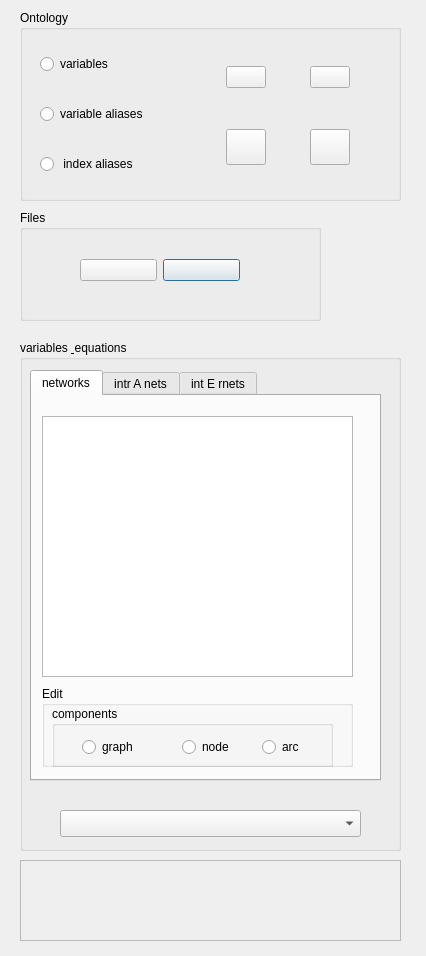
<?xml version="1.0" encoding="UTF-8"?>
<ui version="4.0">
 <class>OntologyDesigner</class>
 <widget class="QDialog" name="OntologyDesigner">
  <property name="geometry">
   <rect>
    <x>0</x>
    <y>0</y>
    <width>426</width>
    <height>956</height>
   </rect>
  </property>
  <property name="windowTitle">
   <string>ProMo Equation Editor</string>
  </property>
  <widget class="QGroupBox" name="groupVariables">
   <property name="geometry">
    <rect>
     <x>20</x>
     <y>340</y>
     <width>381</width>
     <height>511</height>
    </rect>
   </property>
   <property name="title">
    <string>variables &amp; equations</string>
   </property>
   <widget class="QTabWidget" name="tabWidget">
    <property name="geometry">
     <rect>
      <x>10</x>
      <y>30</y>
      <width>351</width>
      <height>411</height>
     </rect>
    </property>
    <property name="currentIndex">
     <number>0</number>
    </property>
    <widget class="QWidget" name="tab_networks">
     <attribute name="title">
      <string>networks</string>
     </attribute>
     <widget class="QTreeWidget" name="treeWidget">
      <property name="geometry">
       <rect>
        <x>10</x>
        <y>20</y>
        <width>311</width>
        <height>261</height>
       </rect>
      </property>
      <attribute name="headerVisible">
       <bool>false</bool>
      </attribute>
      <column>
       <property name="text">
        <string notr="true">1</string>
       </property>
      </column>
     </widget>
     <widget class="QGroupBox" name="groupEdit">
      <property name="geometry">
       <rect>
        <x>10</x>
        <y>290</y>
        <width>311</width>
        <height>81</height>
       </rect>
      </property>
      <property name="title">
       <string>Edit</string>
      </property>
      <widget class="QGroupBox" name="groupBoxComponents">
       <property name="geometry">
        <rect>
         <x>10</x>
         <y>20</y>
         <width>281</width>
         <height>61</height>
        </rect>
       </property>
       <property name="title">
        <string>components</string>
       </property>
       <widget class="QRadioButton" name="radioArc">
        <property name="geometry">
         <rect>
          <x>210</x>
          <y>30</y>
          <width>61</width>
          <height>22</height>
         </rect>
        </property>
        <property name="toolTip">
         <string>select to edit variables</string>
        </property>
        <property name="text">
         <string>arc</string>
        </property>
       </widget>
       <widget class="QRadioButton" name="radioNode">
        <property name="geometry">
         <rect>
          <x>130</x>
          <y>30</y>
          <width>71</width>
          <height>22</height>
         </rect>
        </property>
        <property name="toolTip">
         <string>select to edit variables</string>
        </property>
        <property name="text">
         <string>node</string>
        </property>
       </widget>
       <widget class="QRadioButton" name="radioGraph">
        <property name="geometry">
         <rect>
          <x>30</x>
          <y>30</y>
          <width>71</width>
          <height>22</height>
         </rect>
        </property>
        <property name="toolTip">
         <string>select to edit variables</string>
        </property>
        <property name="text">
         <string>graph</string>
        </property>
       </widget>
      </widget>
     </widget>
    </widget>
    <widget class="QWidget" name="tab_intranets">
     <attribute name="title">
      <string>intr A nets</string>
     </attribute>
     <widget class="QComboBox" name="combo_IntraConnectionNetwork">
      <property name="geometry">
       <rect>
        <x>30</x>
        <y>50</y>
        <width>289</width>
        <height>27</height>
       </rect>
      </property>
     </widget>
    </widget>
    <widget class="QWidget" name="tab_internets">
     <attribute name="title">
      <string>int E rnets</string>
     </attribute>
     <widget class="QComboBox" name="combo_InterConnectionNetwork">
      <property name="geometry">
       <rect>
        <x>30</x>
        <y>50</y>
        <width>289</width>
        <height>27</height>
       </rect>
      </property>
     </widget>
    </widget>
   </widget>
   <widget class="QComboBox" name="combo_EditVariableTypes">
    <property name="geometry">
     <rect>
      <x>40</x>
      <y>470</y>
      <width>301</width>
      <height>27</height>
     </rect>
    </property>
   </widget>
  </widget>
  <widget class="QGroupBox" name="groupOntology">
   <property name="geometry">
    <rect>
     <x>20</x>
     <y>10</y>
     <width>381</width>
     <height>191</height>
    </rect>
   </property>
   <property name="title">
    <string>Ontology</string>
   </property>
   <widget class="QWidget" name="layoutWidget">
    <property name="geometry">
     <rect>
      <x>20</x>
      <y>20</y>
      <width>348</width>
      <height>171</height>
     </rect>
    </property>
    <layout class="QHBoxLayout" name="horizontalLayout">
     <item>
      <layout class="QVBoxLayout" name="verticalLayout">
       <item>
        <widget class="QRadioButton" name="radioVariables">
         <property name="toolTip">
          <string>select to edit variables</string>
         </property>
         <property name="text">
          <string>variables</string>
         </property>
        </widget>
       </item>
       <item>
        <widget class="QRadioButton" name="radioVariablesAliases">
         <property name="toolTip">
          <string>select to edit variable aliases</string>
         </property>
         <property name="text">
          <string>variable aliases</string>
         </property>
        </widget>
       </item>
       <item>
        <widget class="QRadioButton" name="radioIndicesAliases">
         <property name="toolTip">
          <string>select to edit index aliases</string>
         </property>
         <property name="text">
          <string> index aliases</string>
         </property>
        </widget>
       </item>
      </layout>
     </item>
     <item>
      <spacer name="horizontalSpacer">
       <property name="orientation">
        <enum>Qt::Horizontal</enum>
       </property>
       <property name="sizeHint" stdset="0">
        <size>
         <width>40</width>
         <height>20</height>
        </size>
       </property>
      </spacer>
     </item>
     <item>
      <layout class="QGridLayout" name="gridLayout">
       <item row="2" column="5">
        <spacer name="horizontalSpacer_4">
         <property name="orientation">
          <enum>Qt::Horizontal</enum>
         </property>
         <property name="sizeHint" stdset="0">
          <size>
           <width>40</width>
           <height>20</height>
          </size>
         </property>
        </spacer>
       </item>
       <item row="0" column="2">
        <spacer name="verticalSpacer_4">
         <property name="orientation">
          <enum>Qt::Vertical</enum>
         </property>
         <property name="sizeHint" stdset="0">
          <size>
           <width>20</width>
           <height>40</height>
          </size>
         </property>
        </spacer>
       </item>
       <item row="4" column="4">
        <spacer name="verticalSpacer_7">
         <property name="orientation">
          <enum>Qt::Vertical</enum>
         </property>
         <property name="sizeHint" stdset="0">
          <size>
           <width>20</width>
           <height>40</height>
          </size>
         </property>
        </spacer>
       </item>
       <item row="3" column="5">
        <spacer name="horizontalSpacer_5">
         <property name="orientation">
          <enum>Qt::Horizontal</enum>
         </property>
         <property name="sizeHint" stdset="0">
          <size>
           <width>40</width>
           <height>20</height>
          </size>
         </property>
        </spacer>
       </item>
       <item row="2" column="4">
        <spacer name="verticalSpacer_2">
         <property name="orientation">
          <enum>Qt::Vertical</enum>
         </property>
         <property name="sizeHint" stdset="0">
          <size>
           <width>20</width>
           <height>40</height>
          </size>
         </property>
        </spacer>
       </item>
       <item row="1" column="3">
        <spacer name="horizontalSpacer_2">
         <property name="orientation">
          <enum>Qt::Horizontal</enum>
         </property>
         <property name="sizeHint" stdset="0">
          <size>
           <width>40</width>
           <height>20</height>
          </size>
         </property>
        </spacer>
       </item>
       <item row="3" column="3">
        <spacer name="verticalSpacer_3">
         <property name="orientation">
          <enum>Qt::Vertical</enum>
         </property>
         <property name="sizeHint" stdset="0">
          <size>
           <width>20</width>
           <height>40</height>
          </size>
         </property>
        </spacer>
       </item>
       <item row="4" column="2">
        <spacer name="verticalSpacer_5">
         <property name="orientation">
          <enum>Qt::Vertical</enum>
         </property>
         <property name="sizeHint" stdset="0">
          <size>
           <width>20</width>
           <height>40</height>
          </size>
         </property>
        </spacer>
       </item>
       <item row="0" column="4">
        <spacer name="verticalSpacer_6">
         <property name="orientation">
          <enum>Qt::Vertical</enum>
         </property>
         <property name="sizeHint" stdset="0">
          <size>
           <width>20</width>
           <height>40</height>
          </size>
         </property>
        </spacer>
       </item>
       <item row="1" column="0">
        <spacer name="horizontalSpacer_3">
         <property name="orientation">
          <enum>Qt::Horizontal</enum>
         </property>
         <property name="sizeHint" stdset="0">
          <size>
           <width>40</width>
           <height>20</height>
          </size>
         </property>
        </spacer>
       </item>
       <item row="2" column="2">
        <spacer name="verticalSpacer">
         <property name="orientation">
          <enum>Qt::Vertical</enum>
         </property>
         <property name="sizeHint" stdset="0">
          <size>
           <width>20</width>
           <height>40</height>
          </size>
         </property>
        </spacer>
       </item>
       <item row="3" column="0">
        <spacer name="horizontalSpacer_6">
         <property name="orientation">
          <enum>Qt::Horizontal</enum>
         </property>
         <property name="sizeHint" stdset="0">
          <size>
           <width>40</width>
           <height>20</height>
          </size>
         </property>
        </spacer>
       </item>
       <item row="1" column="5">
        <spacer name="horizontalSpacer_7">
         <property name="orientation">
          <enum>Qt::Horizontal</enum>
         </property>
         <property name="sizeHint" stdset="0">
          <size>
           <width>40</width>
           <height>20</height>
          </size>
         </property>
        </spacer>
       </item>
       <item row="1" column="4">
        <widget class="QPushButton" name="pushCompile">
         <property name="sizePolicy">
          <sizepolicy hsizetype="Minimum" vsizetype="Expanding">
           <horstretch>0</horstretch>
           <verstretch>0</verstretch>
          </sizepolicy>
         </property>
         <property name="toolTip">
          <string>press to compile</string>
         </property>
         <property name="text">
          <string/>
         </property>
        </widget>
       </item>
       <item row="1" column="2">
        <widget class="QPushButton" name="pushInfo">
         <property name="sizePolicy">
          <sizepolicy hsizetype="Expanding" vsizetype="Expanding">
           <horstretch>0</horstretch>
           <verstretch>0</verstretch>
          </sizepolicy>
         </property>
         <property name="toolTip">
          <string>press for information</string>
         </property>
         <property name="text">
          <string/>
         </property>
        </widget>
       </item>
       <item row="3" column="4">
        <widget class="QPushButton" name="pushMakeAllVarEqPictures">
         <property name="sizePolicy">
          <sizepolicy hsizetype="Expanding" vsizetype="Expanding">
           <horstretch>0</horstretch>
           <verstretch>0</verstretch>
          </sizepolicy>
         </property>
         <property name="toolTip">
          <string>&lt;html&gt;&lt;head/&gt;&lt;body&gt;&lt;p&gt;- compiles into all available code languages&lt;/p&gt;&lt;p&gt;- writes equations and variables as well as index file&lt;/p&gt;&lt;p&gt;- generates latex files with dot graphs&lt;/p&gt;&lt;/body&gt;&lt;/html&gt;</string>
         </property>
         <property name="text">
          <string/>
         </property>
         <property name="autoDefault">
          <bool>false</bool>
         </property>
         <property name="default">
          <bool>true</bool>
         </property>
        </widget>
       </item>
       <item row="3" column="2">
        <widget class="QPushButton" name="pushExit">
         <property name="sizePolicy">
          <sizepolicy hsizetype="Expanding" vsizetype="Expanding">
           <horstretch>0</horstretch>
           <verstretch>0</verstretch>
          </sizepolicy>
         </property>
         <property name="toolTip">
          <string>&lt;html&gt;&lt;head/&gt;&lt;body&gt;&lt;p&gt;- compiles into all available code languages&lt;/p&gt;&lt;p&gt;- writes equations and variables as well as index file&lt;/p&gt;&lt;p&gt;- generates latex files with dot graphs&lt;/p&gt;&lt;/body&gt;&lt;/html&gt;</string>
         </property>
         <property name="text">
          <string/>
         </property>
         <property name="autoDefault">
          <bool>false</bool>
         </property>
         <property name="default">
          <bool>true</bool>
         </property>
        </widget>
       </item>
      </layout>
     </item>
     <item>
      <layout class="QVBoxLayout" name="verticalLayout_2">
       <property name="sizeConstraint">
        <enum>QLayout::SetMinimumSize</enum>
       </property>
      </layout>
     </item>
    </layout>
   </widget>
  </widget>
  <widget class="QGroupBox" name="groupFiles">
   <property name="geometry">
    <rect>
     <x>20</x>
     <y>210</y>
     <width>301</width>
     <height>111</height>
    </rect>
   </property>
   <property name="title">
    <string>Files</string>
   </property>
   <widget class="QWidget" name="horizontalLayoutWidget">
    <property name="geometry">
     <rect>
      <x>60</x>
      <y>20</y>
      <width>160</width>
      <height>80</height>
     </rect>
    </property>
    <layout class="QHBoxLayout" name="horizontalLayout_2">
     <item>
      <widget class="QPushButton" name="pushWrite">
       <property name="toolTip">
        <string>&lt;html&gt;&lt;head/&gt;&lt;body&gt;&lt;p&gt;- compiles into all available code languages&lt;/p&gt;&lt;p&gt;- writes equations and variables as well as index file&lt;/p&gt;&lt;p&gt;- generates latex files with dot graphs&lt;/p&gt;&lt;/body&gt;&lt;/html&gt;</string>
       </property>
       <property name="text">
        <string/>
       </property>
       <property name="autoDefault">
        <bool>false</bool>
       </property>
       <property name="default">
        <bool>true</bool>
       </property>
      </widget>
     </item>
     <item>
      <widget class="QPushButton" name="pushShowVariables">
       <property name="toolTip">
        <string>&lt;html&gt;&lt;head/&gt;&lt;body&gt;&lt;p&gt;- compiles into all available code languages&lt;/p&gt;&lt;p&gt;- writes equations and variables as well as index file&lt;/p&gt;&lt;p&gt;- generates latex files with dot graphs&lt;/p&gt;&lt;/body&gt;&lt;/html&gt;</string>
       </property>
       <property name="text">
        <string/>
       </property>
       <property name="autoDefault">
        <bool>false</bool>
       </property>
       <property name="default">
        <bool>true</bool>
       </property>
      </widget>
     </item>
    </layout>
   </widget>
  </widget>
  <widget class="QTextBrowser" name="msgWindow">
   <property name="enabled">
    <bool>false</bool>
   </property>
   <property name="geometry">
    <rect>
     <x>20</x>
     <y>860</y>
     <width>381</width>
     <height>81</height>
    </rect>
   </property>
   <property name="palette">
    <palette>
     <active>
      <colorrole role="WindowText">
       <brush brushstyle="SolidPattern">
        <color alpha="255">
         <red>76</red>
         <green>76</green>
         <blue>76</blue>
        </color>
       </brush>
      </colorrole>
      <colorrole role="Text">
       <brush brushstyle="SolidPattern">
        <color alpha="255">
         <red>60</red>
         <green>60</green>
         <blue>60</blue>
        </color>
       </brush>
      </colorrole>
      <colorrole role="PlaceholderText">
       <brush brushstyle="NoBrush">
        <color alpha="128">
         <red>60</red>
         <green>60</green>
         <blue>60</blue>
        </color>
       </brush>
      </colorrole>
     </active>
     <inactive>
      <colorrole role="WindowText">
       <brush brushstyle="SolidPattern">
        <color alpha="255">
         <red>76</red>
         <green>76</green>
         <blue>76</blue>
        </color>
       </brush>
      </colorrole>
      <colorrole role="Text">
       <brush brushstyle="SolidPattern">
        <color alpha="255">
         <red>60</red>
         <green>60</green>
         <blue>60</blue>
        </color>
       </brush>
      </colorrole>
      <colorrole role="PlaceholderText">
       <brush brushstyle="NoBrush">
        <color alpha="128">
         <red>60</red>
         <green>60</green>
         <blue>60</blue>
        </color>
       </brush>
      </colorrole>
     </inactive>
     <disabled>
      <colorrole role="WindowText">
       <brush brushstyle="SolidPattern">
        <color alpha="255">
         <red>255</red>
         <green>0</green>
         <blue>0</blue>
        </color>
       </brush>
      </colorrole>
      <colorrole role="Text">
       <brush brushstyle="SolidPattern">
        <color alpha="255">
         <red>255</red>
         <green>0</green>
         <blue>0</blue>
        </color>
       </brush>
      </colorrole>
      <colorrole role="PlaceholderText">
       <brush brushstyle="NoBrush">
        <color alpha="128">
         <red>60</red>
         <green>60</green>
         <blue>60</blue>
        </color>
       </brush>
      </colorrole>
     </disabled>
    </palette>
   </property>
   <property name="font">
    <font>
     <weight>75</weight>
     <bold>true</bold>
    </font>
   </property>
   <property name="acceptDrops">
    <bool>false</bool>
   </property>
  </widget>
 </widget>
 <resources/>
 <connections/>
</ui>
